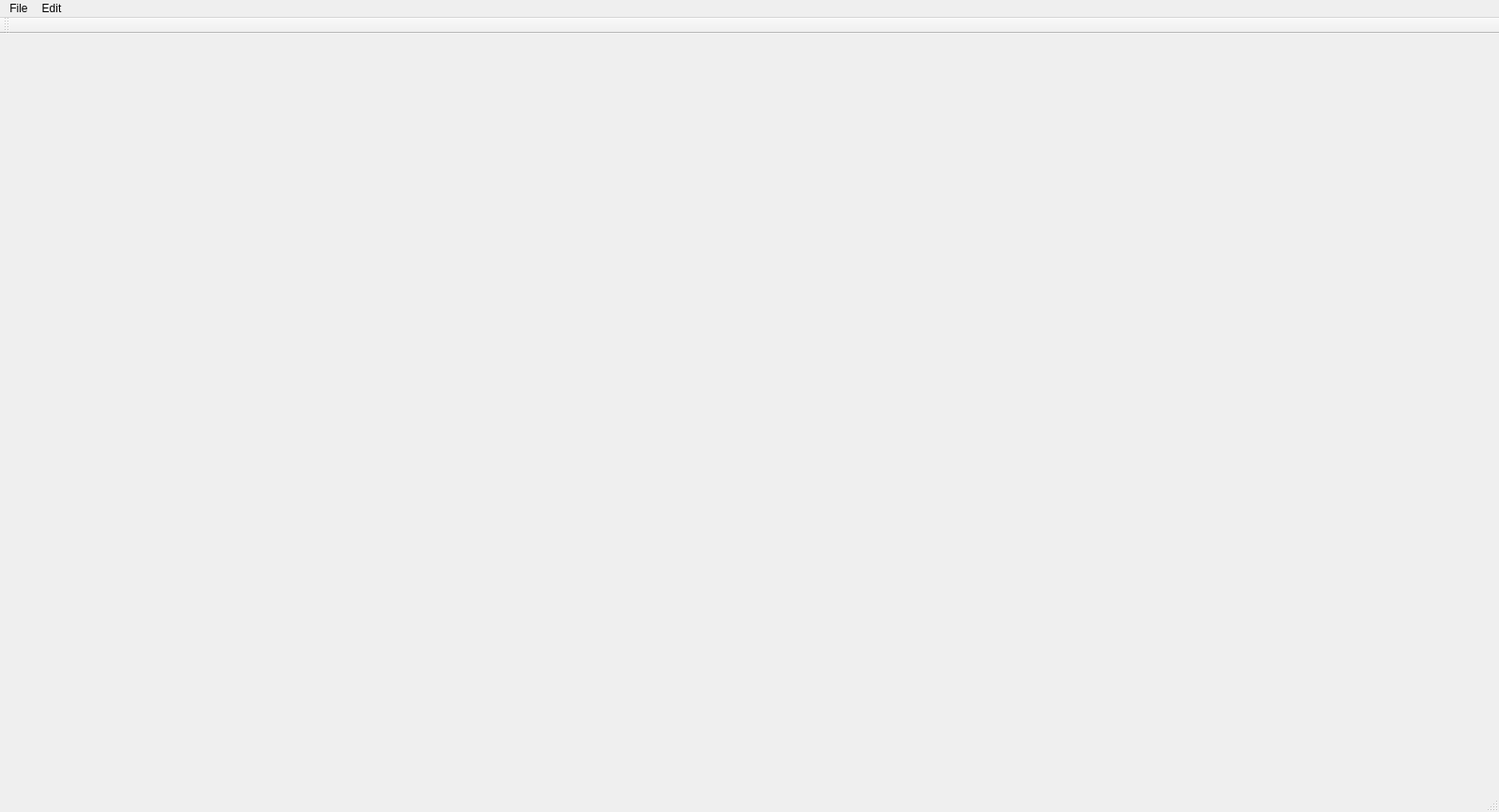
<?xml version="1.0" encoding="UTF-8"?>
<ui version="4.0">
 <class>MainWindow</class>
 <widget class="QMainWindow" name="MainWindow">
  <property name="geometry">
   <rect>
    <x>0</x>
    <y>0</y>
    <width>1598</width>
    <height>866</height>
   </rect>
  </property>
  <property name="windowTitle">
   <string>MainWindow</string>
  </property>
  <widget class="QWidget" name="centralwidget"/>
  <widget class="QMenuBar" name="menubar">
   <property name="geometry">
    <rect>
     <x>0</x>
     <y>0</y>
     <width>1598</width>
     <height>22</height>
    </rect>
   </property>
   <widget class="QMenu" name="menuFile">
    <property name="title">
     <string>File</string>
    </property>
    <addaction name="actionLoad"/>
    <addaction name="actionSave"/>
    <addaction name="actionExport"/>
    <addaction name="actionSettings"/>
   </widget>
   <widget class="QMenu" name="menuEdit">
    <property name="title">
     <string>Edit</string>
    </property>
   </widget>
   <addaction name="menuFile"/>
   <addaction name="menuEdit"/>
  </widget>
  <widget class="QStatusBar" name="statusbar"/>
  <widget class="QToolBar" name="toolBar">
   <property name="windowTitle">
    <string>toolBar</string>
   </property>
   <attribute name="toolBarArea">
    <enum>TopToolBarArea</enum>
   </attribute>
   <attribute name="toolBarBreak">
    <bool>false</bool>
   </attribute>
  </widget>
  <action name="actionLoad">
   <property name="text">
    <string>Load</string>
   </property>
  </action>
  <action name="actionSave">
   <property name="text">
    <string>Save</string>
   </property>
  </action>
  <action name="actionExport">
   <property name="text">
    <string>Export</string>
   </property>
  </action>
  <action name="actionSettings">
   <property name="text">
    <string>Settings</string>
   </property>
  </action>
 </widget>
 <resources/>
 <connections/>
</ui>
